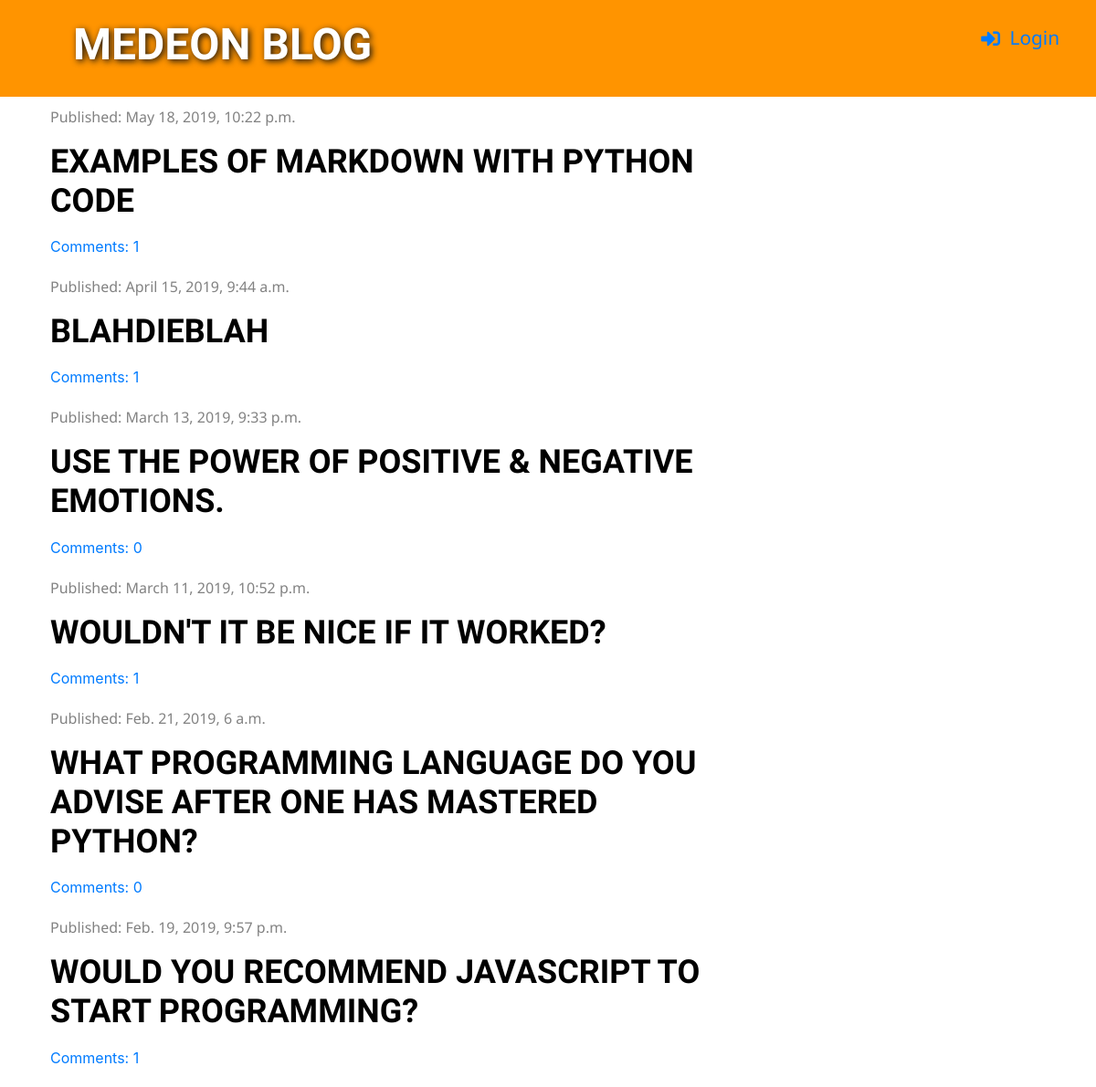
/, run on an earlier commit of the app's database.
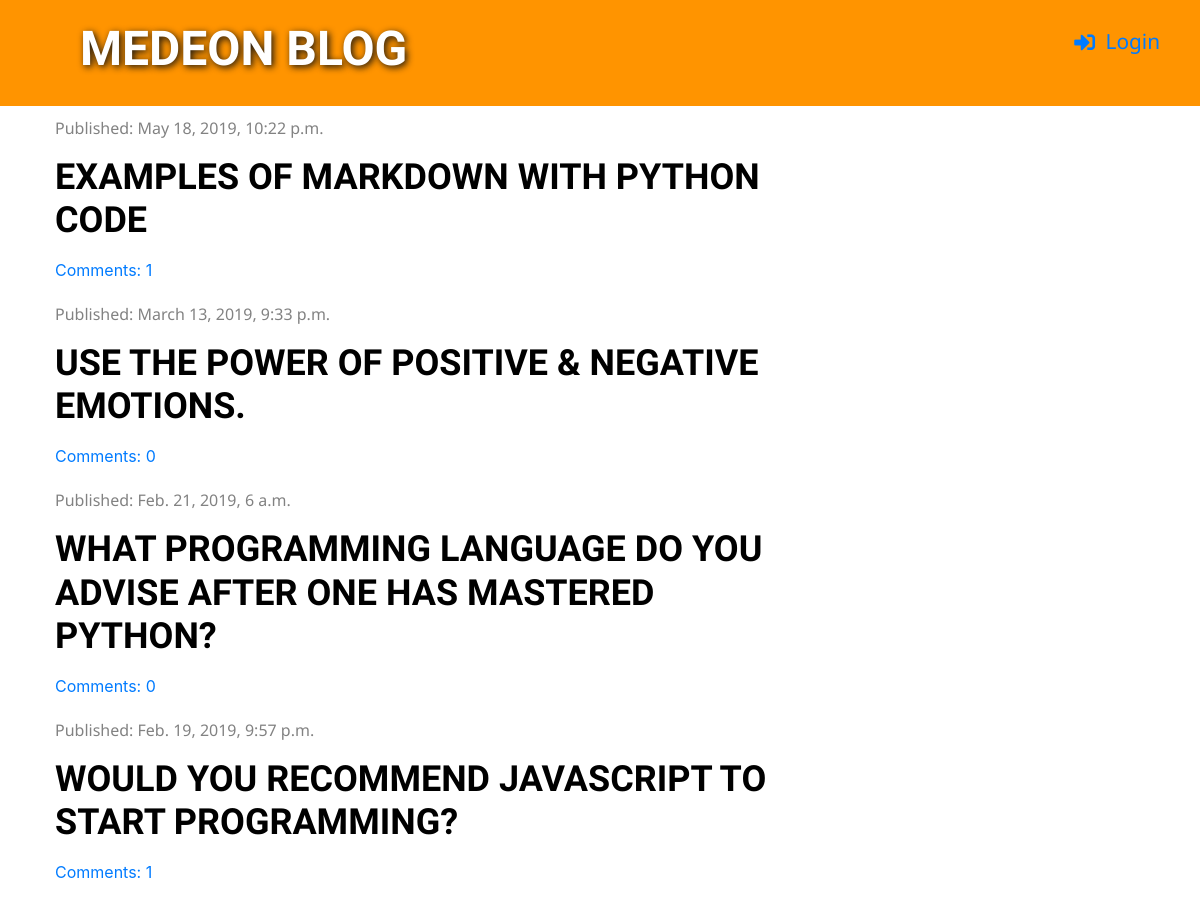
And on a later commit of the database.
### blog/models.py (models this page shows, shortened)
class Post(models.Model):
    author = models.ForeignKey('auth.User', on_delete=models.CASCADE)
    title = models.CharField(max_length=200)
    text = models.TextField()
    created_date = models.DateTimeField(default=timezone.now)
    published_date = models.DateTimeField(blank=True, null=True)
    def approved_comments(self):
        return self.comments.filter(approved=True)

### blog/views.py (the view)
# urls.py: path('', views.post_list, name='post_list'),
def post_list(request):
    posts = Post.objects.filter(published_date__lte=timezone.now()).order_by('-published_date')
    context_dictionary = {'posts': posts}
    return render(request, 'blog/post_list.html', context_dictionary)

### blog/templatetags/markdownify.py (called while the page is built)
@register.filter
def markdown(value):
    renderer = HighlightRenderer()
    markdown = mistune.Markdown(renderer=renderer)
    return markdown(value)

### blog/templates/blog/post_list.html (shortened to what this page needs)
{% extends 'blog/base.html' %}
{% load markdownify %}
{% block content %}
    {% for post in posts %}
        <div class="post">
            <div class="date">
                <p>Published: {{ post.published_date }}</p>
            </div>
            <h1><a href="{% url 'post_detail' pk=post.pk %}">{{ post.title }}</a></h1>
            <a href="{% url 'post_detail' pk=post.pk %}">Comments: {{ post.approved_comments.count }}</a>
        </div>
    {% endfor %}
{% endblock %}

### blog/templates/blog/base.html (shortened to what this page needs)
{% load staticfiles %}
{% load markdownify %}
<!DOCTYPE html>
<html>
<head>
    <link href="https://stackpath.bootstrapcdn.com/bootstrap/4.3.1/css/bootstrap.min.css" rel="stylesheet">
    <link rel="stylesheet" href="{% static 'css/blog.css' %}">
    <link rel="stylesheet" href="{% static 'css/font.css' %}">
    <link rel="stylesheet" href="{% static 'css/zenburn.css' %}">
    <link rel="stylesheet" href="https://use.fontawesome.com/releases/v5.7.2/css/all.css">
</head>
<body>
<div class="page-header">
    {% if user.is_authenticated %}
        <a href="{% url 'post_draft_list' %}" class="top-menu"><i class="far fa-file-alt fa-2x"></i></a>
        <a href="{% url 'post_new' %}" class="top-menu"><i class="fas fa-plus fa-2x"></i></a>
        <p class="top-menu">Hello, {{ user.username }} <small><a href="{% url 'logout' %}"><i class="fas fa-sign-out-alt"></i> Log Out</a></small></p>
    {% else %}
        <p class="top-menu"><small><a href="{% url 'login' %}"><i class="fas fa-sign-in-alt"></i> Login</a></small></p>
    {% endif %}
    <h1><a href="{% url 'post_list' %}" class="logo">Medeon blog</a></h1>
</div>
<div class="content container">
    <div class="row">
        <div class="col-md-8">
            {% block content %}
            {% endblock %}
        </div>
    </div>
</div>
</body>
</html>

### blog/static/css/blog.css (style rules this page uses)
.page-header { background-color: #ff9400; margin-top: 0; padding: 20px 20px 20px 40px; }
.content { margin-left: 40px; }
.date { color: #828282; }
.admin a, i { vertical-align: middle; margin-right: 5px; }
.post { margin-top: 10px; margin-bottom: 20px; }

What changed in the data, as far as the page shows it:
removed Post: published_date "April 15, 2019, 9:44 a.m.", title "BLAHDIEBLAH", approved_comments.count "1"
removed Post: published_date "March 11, 2019, 10:52 p.m.", title "WOULDN'T IT BE NICE IF IT WORKED?", approved_comments.count "1"
